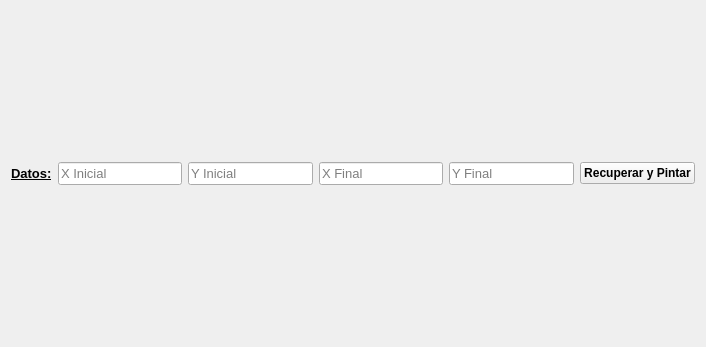
<?xml version="1.0" encoding="UTF-8"?>
<ui version="4.0">
 <class>Principal</class>
 <widget class="QWidget" name="Principal">
  <property name="geometry">
   <rect>
    <x>0</x>
    <y>0</y>
    <width>706</width>
    <height>347</height>
   </rect>
  </property>
  <property name="windowTitle">
   <string>Principal</string>
  </property>
  <layout class="QGridLayout" name="gridLayout">
   <item row="0" column="2">
    <widget class="QLineEdit" name="leYInicial">
     <property name="font">
      <font>
       <pointsize>10</pointsize>
      </font>
     </property>
     <property name="readOnly">
      <bool>true</bool>
     </property>
     <property name="placeholderText">
      <string>Y Inicial</string>
     </property>
    </widget>
   </item>
   <item row="0" column="4">
    <widget class="QLineEdit" name="leYFinal">
     <property name="font">
      <font>
       <pointsize>10</pointsize>
      </font>
     </property>
     <property name="readOnly">
      <bool>true</bool>
     </property>
     <property name="placeholderText">
      <string>Y Final</string>
     </property>
    </widget>
   </item>
   <item row="0" column="1">
    <widget class="QLineEdit" name="leXInicial">
     <property name="font">
      <font>
       <pointsize>10</pointsize>
      </font>
     </property>
     <property name="readOnly">
      <bool>true</bool>
     </property>
     <property name="placeholderText">
      <string>X Inicial</string>
     </property>
    </widget>
   </item>
   <item row="0" column="3">
    <widget class="QLineEdit" name="leXFinal">
     <property name="font">
      <font>
       <pointsize>10</pointsize>
      </font>
     </property>
     <property name="readOnly">
      <bool>true</bool>
     </property>
     <property name="placeholderText">
      <string>X Final</string>
     </property>
    </widget>
   </item>
   <item row="0" column="0">
    <widget class="QLabel" name="lDatos">
     <property name="font">
      <font>
       <pointsize>10</pointsize>
       <bold>true</bold>
       <underline>true</underline>
      </font>
     </property>
     <property name="text">
      <string>Datos:</string>
     </property>
    </widget>
   </item>
   <item row="0" column="5">
    <widget class="QPushButton" name="pbPintar">
     <property name="font">
      <font>
       <bold>true</bold>
      </font>
     </property>
     <property name="text">
      <string>Recuperar y Pintar</string>
     </property>
    </widget>
   </item>
  </layout>
 </widget>
 <resources/>
 <connections/>
</ui>
